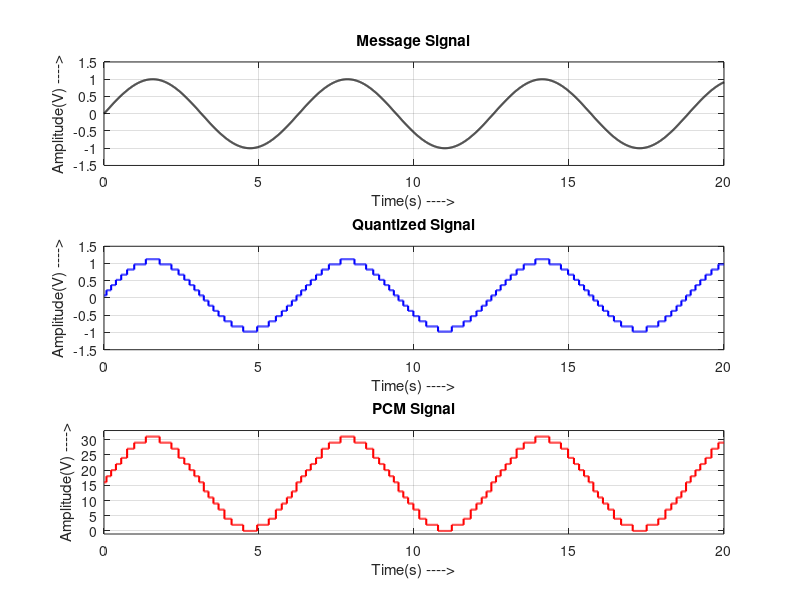

MATLAB code to generate this figure:
clc;
clear all;
close all;

% Time vector
t = 0:0.005:20;

% Message Signal (sine wave)
x = sin(t);

% Figure with three subplots
figure(1);

% 1st subplot: Message Signal
subplot(3,1,1);
plot(t, x, 'black', 'LineWidth', 1.5);
title('Message Signal');
xlabel('Time(s) ---->');
ylabel('Amplitude(V) ---->');
grid on;
ylim([-1.5 1.5]);

% Quantization Parameters
num_levels = 16;    % 4-bit quantization (16 levels)
min_val = -1.2;
max_val = 1.2;
step_size = (max_val - min_val) / num_levels;

% Quantize the signal
quants = zeros(size(x));
for i = 1:length(x)
    % Find quantization level index
    level = round((x(i) - min_val) / step_size);
    % Clamp to valid range [0, num_levels-1]
    level = max(0, min(num_levels-1, level));
    % Get quantized value (midpoint of each level)
    quants(i) = min_val + level * step_size + step_size/2;
end

% 2nd subplot: Quantized Signal
subplot(3,1,2);
stairs(t, quants, 'blue', 'LineWidth', 1.5);
title('Quantized Signal');
xlabel('Time(s) ---->');
ylabel('Amplitude(V) ---->');
grid on;
ylim([-1.5 1.5]);

% PCM Encoding (5-bit)
num_bits = 5;  % 5-bit PCM gives 32 levels

% Normalize quantized values to range [0, 2^num_bits - 1]
min_quant = min(quants);
max_quant = max(quants);
range_quant = max_quant - min_quant;

if range_quant == 0
    normalized = zeros(size(quants));
else
    normalized = (quants - min_quant) / range_quant;
end

% Scale to PCM values (0 to 31 for 5-bit)
pcm_values = round(normalized * (2^num_bits - 1));

% Convert to binary and create PCM signal for visualization
% We'll create a multi-level PCM representation
pcm_signal = zeros(size(t));
for i = 1:length(t)
    % Get binary representation
    binary = dec2bin(pcm_values(i), num_bits);
    % For visualization, convert binary to a numeric value
    % This will show the PCM code as a number between 0 and 31
    pcm_signal(i) = bin2dec(binary);
end

% 3rd subplot: PCM Signal
subplot(3,1,3);
stairs(t, pcm_signal, 'red', 'LineWidth', 1.5);
title('PCM Signal');
xlabel('Time(s) ---->');
ylabel('Amplitude(V) ---->');
grid on;
ylim([-1 33]);

% Display PCM values for first 20 samples
fprintf('\n========================================\n');
fprintf('PCM ENCODING (First 20 samples)\n');
fprintf('========================================\n');
fprintf('Sample No.  Original  Quantized  PCM Code (Binary)\n');
fprintf('----------  --------  ---------  -----------------\n');

for i = 1:min(20, length(x))
    binary = dec2bin(pcm_values(i), num_bits);
    fprintf('%10d  %8.3f  %9.3f  %s\n', ...
            i, x(i), quants(i), binary);
end

fprintf('\n========================================\n');
fprintf('PCM SYSTEM PARAMETERS\n');
fprintf('========================================\n');
fprintf('Number of Quantization Levels: %d\n', num_levels);
fprintf('Number of PCM Bits: %d\n', num_bits);
fprintf('Total Samples: %d\n', length(x));
fprintf('Total Bits Transmitted: %d bits\n', length(x) * num_bits);
fprintf('Min PCM Value: %d\n', min(pcm_values));
fprintf('Max PCM Value: %d\n', max(pcm_values));
